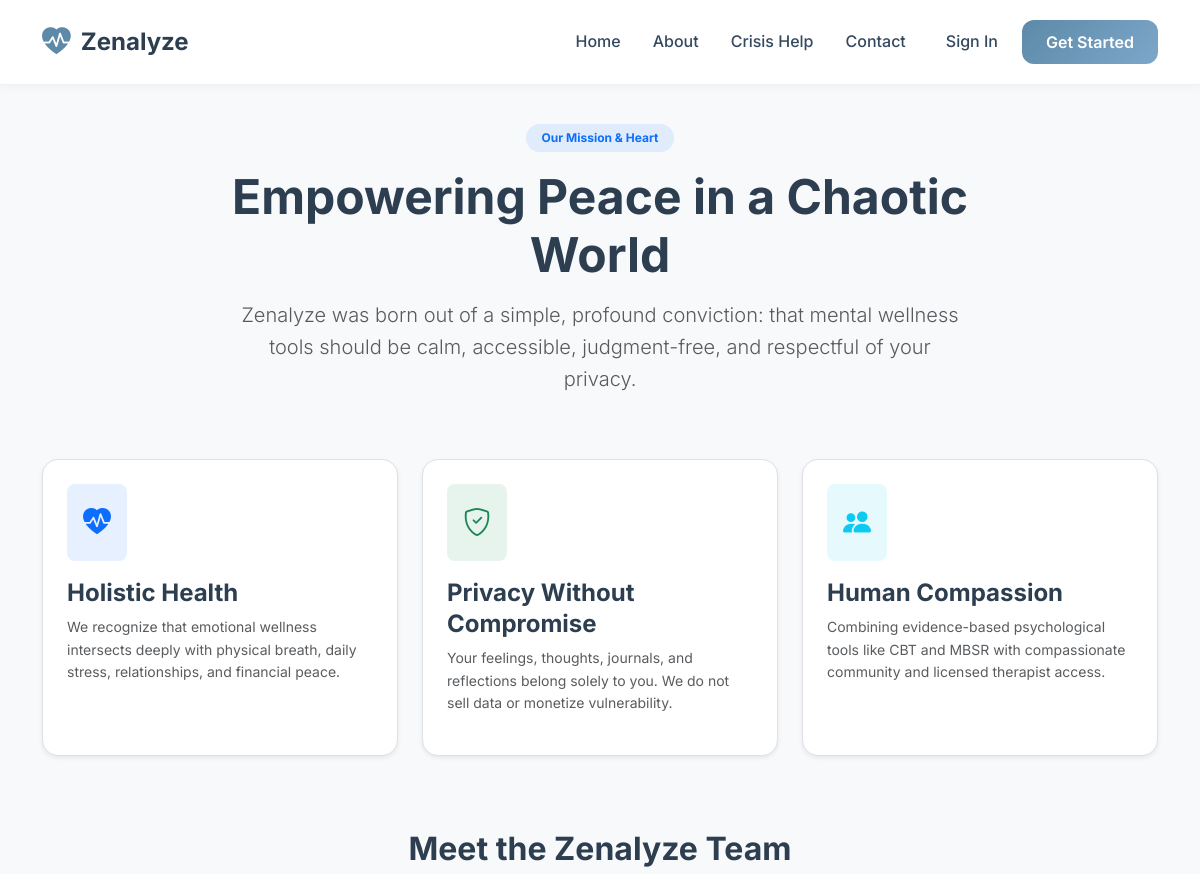
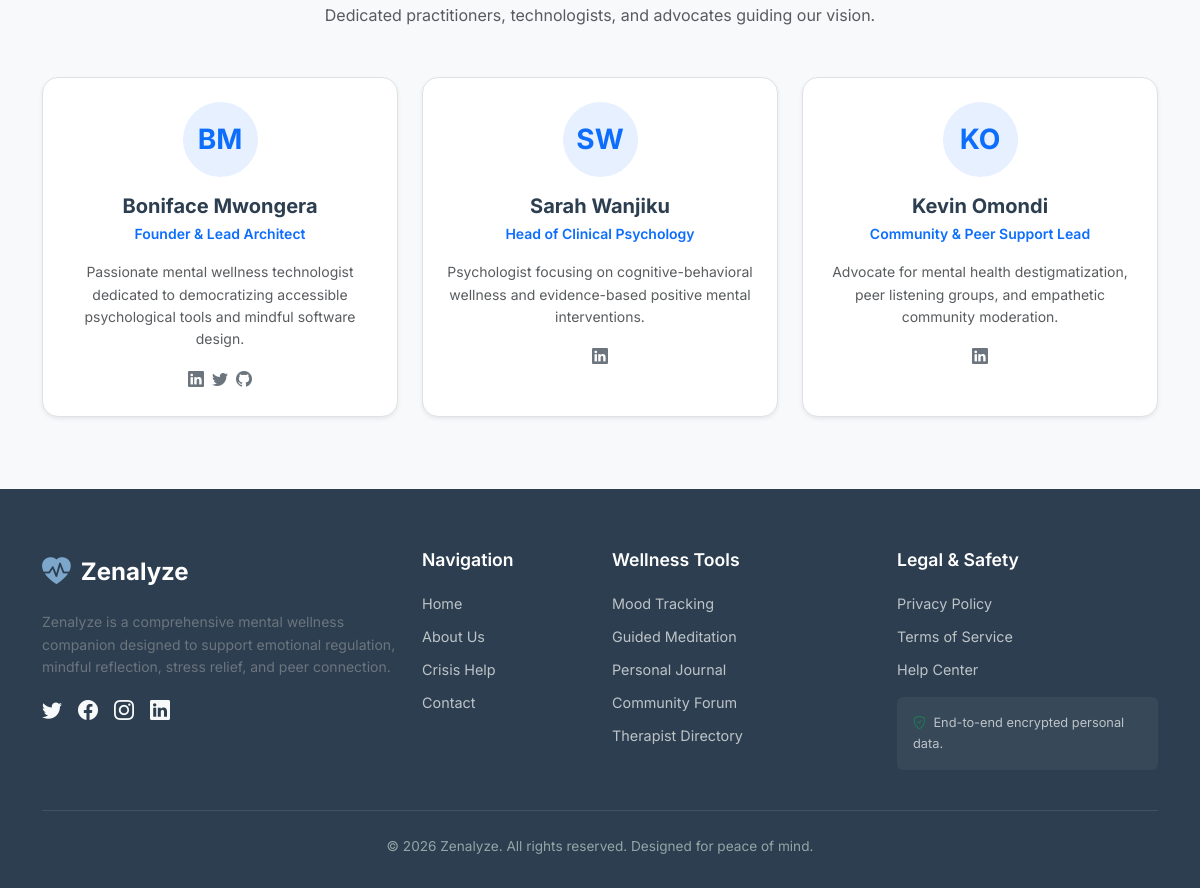
The page /about/ on the database its author committed (2 pictures, top to bottom).
### apps/administration/models.py (models this page shows, shortened)
class TeamMember(models.Model):
    full_name = models.CharField(max_length=255)
    role = models.CharField(max_length=255)
    bio = models.TextField(blank=True)
    photo = models.CharField(max_length=255, blank=True)
    initials = models.CharField(max_length=10, blank=True)
    linkedin = models.CharField(max_length=500, blank=True)
    twitter = models.CharField(max_length=500, blank=True)
    github = models.CharField(max_length=500, blank=True)
    display_order = models.IntegerField(default=0)
    status = models.CharField(max_length=20, default='active')
    created_at = models.DateTimeField(auto_now_add=True)
    class Meta:
        ordering = ['display_order', 'full_name']

### apps/core/views.py (the view)
# urls.py: path('about/', views.about_view, name='about'),
def about_view(request):
    team_members = TeamMember.objects.filter(status='active').order_by('display_order')
    return render(request, 'core/about.html', {'team_members': team_members})

### apps/notifications/context_processors.py (called while the page is built, shortened)
def notifications_context(request):
    if not request.user.is_authenticated:
        return {
            'unread_notifications_count': 0,
            'recent_notifications': [],
            'unread_notifications': 0,
        }

### templates/core/about.html (shortened to what this page needs)
{% extends 'base_public.html' %}
{% load static %}
{% block content %}
<div class="container py-5">
    <div class="row justify-content-center text-center mb-5">
        <div class="col-lg-8">
            <span class="badge bg-primary bg-opacity-10 text-primary px-3 py-2 rounded-pill fw-bold mb-3">Our Mission & Heart</span>
            <h1 class="fw-bold display-5 mb-3">Empowering Peace in a Chaotic World</h1>
            <p class="lead text-muted">
                Zenalyze was born out of a simple, profound conviction: that mental wellness tools should be calm, accessible, judgment-free, and respectful of your privacy.
            </p>
        </div>
    </div>
    <div class="row g-4 mb-5">
        <div class="col-md-4">
            <div class="p-4 rounded-4 bg-white border h-100 shadow-sm">
                <div class="rounded-3 p-3 d-inline-block bg-primary bg-opacity-10 text-primary fs-3 mb-3">
                    <i class="bi bi-heart-pulse-fill"></i>
                </div>
                <h4 class="fw-bold mb-2">Holistic Health</h4>
                <p class="text-muted small">
                    We recognize that emotional wellness intersects deeply with physical breath, daily stress, relationships, and financial peace.
                </p>
            </div>
        </div>
        <div class="col-md-4">
            <div class="p-4 rounded-4 bg-white border h-100 shadow-sm">
                <div class="rounded-3 p-3 d-inline-block bg-success bg-opacity-10 text-success fs-3 mb-3">
                    <i class="bi bi-shield-check"></i>
                </div>
                <h4 class="fw-bold mb-2">Privacy Without Compromise</h4>
                <p class="text-muted small">
                    Your feelings, thoughts, journals, and reflections belong solely to you. We do not sell data or monetize vulnerability.
                </p>
            </div>
        </div>
        <div class="col-md-4">
            <div class="p-4 rounded-4 bg-white border h-100 shadow-sm">
                <div class="rounded-3 p-3 d-inline-block bg-info bg-opacity-10 text-info fs-3 mb-3">
                    <i class="bi bi-people-fill"></i>
                </div>
                <h4 class="fw-bold mb-2">Human Compassion</h4>
                <p class="text-muted small">
                    Combining evidence-based psychological tools like CBT and MBSR with compassionate community and licensed therapist access.
                </p>
            </div>
        </div>
    </div>
    <div class="py-4">
        <div class="text-center mb-5">
            <h2 class="fw-bold">Meet the Zenalyze Team</h2>
            <p class="text-muted">Dedicated practitioners, technologists, and advocates guiding our vision.</p>
        </div>
        <div class="row g-4 justify-content-center">
            {% for member in team_members %}
            <div class="col-md-4">
                <div class="p-4 rounded-4 bg-white border text-center shadow-sm h-100">
                    <div class="rounded-circle d-inline-flex align-items-center justify-content-center bg-primary bg-opacity-10 text-primary fw-bold fs-3 mb-3" style="width: 75px; height: 75px;">
                        {{ member.initials|default:member.full_name|slice:":2"|upper }}
                    </div>
                    <h5 class="fw-bold mb-1">{{ member.full_name }}</h5>
                    <div class="text-primary small fw-semibold mb-3">{{ member.role }}</div>
                    <p class="text-muted small mb-3">{{ member.bio }}</p>
                    <div class="d-flex justify-content-center gap-2">
                        {% if member.linkedin %}<a href="{{ member.linkedin }}" target="_blank" class="text-secondary"><i class="bi bi-linkedin"></i></a>{% endif %}
                        {% if member.twitter %}<a href="{{ member.twitter }}" target="_blank" class="text-secondary"><i class="bi bi-twitter"></i></a>{% endif %}
                        {% if member.github %}<a href="{{ member.github }}" target="_blank" class="text-secondary"><i class="bi bi-github"></i></a>{% endif %}
                    </div>
                </div>
            </div>
            {% endfor %}
        </div>
    </div>
</div>
{% endblock %}

### templates/base_public.html (style rules this page uses)
:root { --primary-color: #5D8AA8; --primary-light: #7DA7CA; --primary-dark: #4A6F8A; --secondary-color: #7FB685; --secondary-light: #9AC99E; --secondary-dark: #639B6A; --accent-color: #B8B8D1; --light-bg: #F8F9FA; --dark-bg: #2C3E50; --text-color: #34495E; --text-light: #7F8C8D; --white: #FFFFFF; --spacing-xs: 0.25rem; --spacing-sm: 0.5rem; --spacing-md: 1rem; --spacing-lg: 1.5rem; --spacing-xl: 2rem; --spacing-xxl: 3rem; --border-radius-sm: 8px; --border-radius-md: 12px; --border-radius-lg: 20px; --border-radius-xl: 30px; --shadow-sm: 0 2px 8px rgba(0, 0, 0, 0.05); --shadow-md: 0 5px 15px rgba(0, 0, 0, 0.08); --shadow-lg: 0 10px 25px rgba(0, 0, 0, 0.1); --transition-fast: 0.2s ease; --transition-normal: 0.3s ease; }
* { margin: 0; padding: 0; box-sizing: border-box; }
body { font-family: 'Inter', -apple-system, BlinkMacSystemFont, 'Segoe UI', Roboto, sans-serif; color: var(--text-color); line-height: 1.6; overflow-x: hidden; background-color: var(--light-bg); min-height: 100vh; display: flex; flex-direction: column; }
h1, h2, h3, h4, h5, h6 { font-weight: 700; color: var(--dark-bg); line-height: 1.3; }

### rows shown on the page
TeamMember: initials "BM", full_name "Boniface Mwongera", role "Founder & Lead Architect", bio "Passionate mental wellness technologist dedicated to democratizing accessible psychological tools and mindful software design."
TeamMember: initials "SW", full_name "Sarah Wanjiku", role "Head of Clinical Psychology", bio "Psychologist focusing on cognitive-behavioral wellness and evidence-based positive mental interventions."
TeamMember: initials "KO", full_name "Kevin Omondi", role "Community & Peer Support Lead", bio "Advocate for mental health destigmatization, peer listening groups, and empathetic community moderation."
